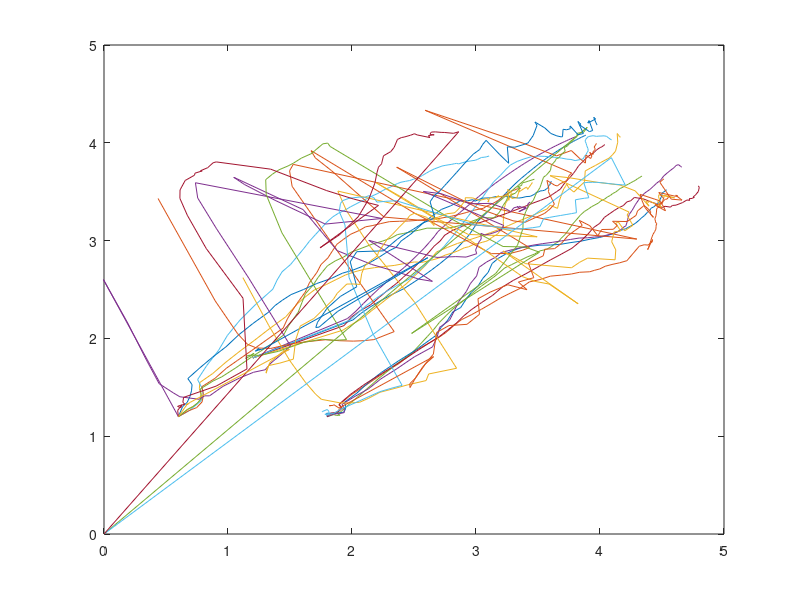
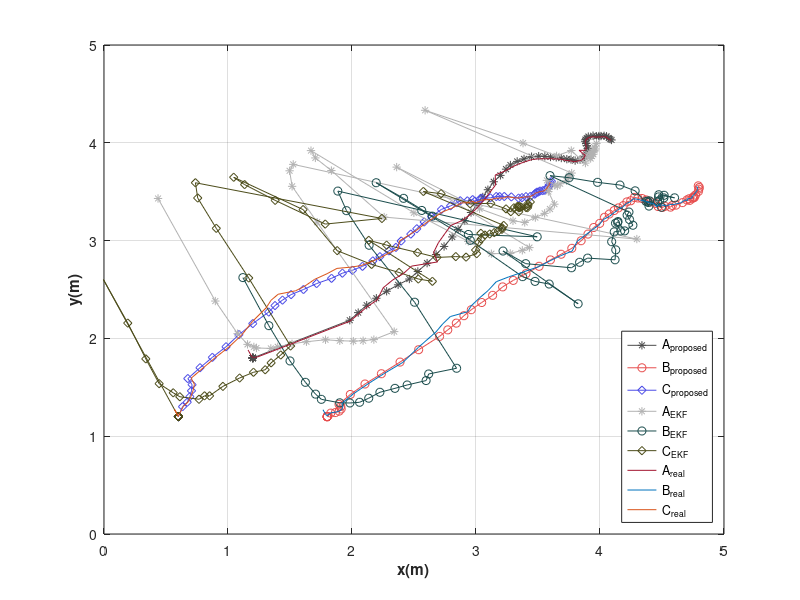

MATLAB code for these plots, in order: (Note: this script raises an error after producing the figures.)
close all
clear all
data_num =85;

load('newdata.mat');

%% parsing
data = [];

data.PEFFME(1).subdata = data_kinematic_PEFFME_with_missing1_0924;
data.PEFFME(2).subdata = data_kinematic_PEFFME_with_missing2_0924;
data.PEFFME(3).subdata = data_kinematic_PEFFME_with_missing3_success_0924;
data.PEFFME(4).subdata = data_kinematic_PEFFME_with_missing4_success_0924;
data.PEFFME(5).subdata = data_kinematic_PEFFME_without_missing_0924;

data.EKF(1).subdata = data_kinematic_EKF_with_missing1_success_0924;
data.EKF(2).subdata = data_kinematic_EKF_with_missing2_success_0924;
data.EKF(3).subdata = data_kinematic_EKF_without_missing1_success_0924;

%% 

main_x_real = [];
main_y_real = [];
sub1_x_real = [];
sub1_y_real = [];
sub2_x_real = [];
sub2_y_real = [];

main_x_data = [];
main_y_data = [];
sub1_x_data = [];
sub1_y_data = [];
sub2_x_data = [];
sub2_y_data = [];
sub1_theta_hat = [];
sub2_theta_hat = [];
figure(1);
for i = 1:5
    numberofdata = 0;
    if i == 1
        numberofdata = 85;
    elseif i == 2
        numberofdata = 80;
    elseif i == 3
        numberofdata = 75;
    elseif i == 4
        numberofdata = 80;
    elseif i == 5
        numberofdata = 80;
    else
        numberofdata = data_num;
    end
    main_x_data(i).data = data.PEFFME(i).subdata.x_main_hat_PEFFM_data(1,13:numberofdata-1);
    main_y_data(i).data = data.PEFFME(i).subdata.x_main_hat_PEFFM_data(2,13:numberofdata-1);
    sub1_x_data(i).data = data.PEFFME(i).subdata.x_sub1_hat_PEFFM_data(1,13:numberofdata-1);
    sub1_y_data(i).data = data.PEFFME(i).subdata.x_sub1_hat_PEFFM_data(2,13:numberofdata-1);
    sub1_theta_hat(i).data = data.PEFFME(i).subdata.x_sub1_hat_PEFFM_data(3,13:numberofdata-1);
    sub2_x_data(i).data = data.PEFFME(i).subdata.x_sub2_hat_PEFFM_data(1,1:numberofdata-1);
    sub2_y_data(i).data = data.PEFFME(i).subdata.x_sub2_hat_PEFFM_data(2,1:numberofdata-1);
    sub2_theta_hat(i).data = data.PEFFME(i).subdata.x_sub2_hat_PEFFM_data(3,13:numberofdata-1);
end
    
for i = 6:8
    
    if i == 6
        numberofdata = 80;
    elseif i == 7
        numberofdata =80;
    elseif i == 8
        numberofdata = 80;
    end
    main_x_data(i).data = data.EKF(i-5).subdata.x_main_hat_EKF_data(1,13:numberofdata-1);
    main_y_data(i).data = data.EKF(i-5).subdata.x_main_hat_EKF_data(2,13:numberofdata-1);
    sub1_x_data(i).data = data.EKF(i-5).subdata.x_sub1_hat_EKF_data(1,13:numberofdata-1);
    sub1_y_data(i).data = data.EKF(i-5).subdata.x_sub1_hat_EKF_data(2,13:numberofdata-1);
    sub1_theta_hat(i).data = data.EKF(i-5).subdata.x_sub1_hat_EKF_data(3,13:numberofdata-1);
    sub2_x_data(i).data = data.EKF(i-5).subdata.x_sub2_hat_EKF_data(1,1:numberofdata-1);
    sub2_y_data(i).data = data.EKF(i-5).subdata.x_sub2_hat_EKF_data(2,1:numberofdata-1);
    sub2_theta_hat(i).data = data.EKF(i-5).subdata.x_sub2_hat_EKF_data(3,13:numberofdata-1);
end

figure(1)
for i = 1:8
    
    plot(main_x_data(i).data, main_y_data(i).data);
    hold on;
    plot(sub1_x_data(i).data, sub1_y_data(i).data);
    hold on;
    plot(sub2_x_data(i).data, sub2_y_data(i).data);
    
    xlim([0,5]);
    ylim([0,5]);
end
ratio = 0.95;


main_x_real = main_x_data(5).data*ratio + main_x_data(6).data * (1-ratio);
sub1_x_real = sub1_x_data(5).data*ratio + sub1_x_data(6).data * (1-ratio);
sub2_x_real = sub2_x_data(5).data*ratio + sub2_x_data(6).data * (1-ratio);
main_y_real = main_y_data(5).data*ratio + main_y_data(6).data * (1-ratio);
sub1_y_real = sub1_y_data(5).data*ratio + sub1_y_data(6).data * (1-ratio);
sub2_y_real = sub2_y_data(5).data*ratio + sub2_y_data(6).data * (1-ratio);

figure(2)
plot(main_x_data(5).data, main_y_data(5).data,'*-','color',[0.3,0.3,0.3],'DisplayName','main real');
hold on;
grid on;
plot(sub1_x_data(5).data, sub1_y_data(5).data,'o-','color',[0.9,0.3,0.3],'DisplayName','sub1 hat');
hold on;
plot(sub2_x_data(5).data, sub2_y_data(5).data,'d-','color',[0.3,0.3,0.9],'DisplayName','sub2 hat');

xlim([0.5,5]);
ylim([0.5,5]);

plot(main_x_data(6).data, main_y_data(6).data,'*-','color',[0.7,0.7,0.7],'DisplayName','main real');
hold on;
grid on;
plot(sub1_x_data(6).data, sub1_y_data(6).data,'o-','color',[0.1,0.3,0.3],'DisplayName','sub1 hat');
hold on;
plot(sub2_x_data(6).data, sub2_y_data(6).data,'d-','color',[0.3,0.3,0.1],'DisplayName','sub2 hat');
hold on;

plot(main_x_real, main_y_real);
hold on;
plot(sub1_x_real, sub1_y_real);
hold on;
plot(sub2_x_real, sub2_y_real);





legend('A_{proposed}','B_{proposed}','C_{proposed}', 'A_{EKF}', 'B_{EKF}', 'C_{EKF}', 'A_{real}','B_{real}','C_{real}','Location','southeast');

xlabel('x(m)','FontSize',11,'FontWeight', 'bold');
ylabel('y(m)','FontSize',11,'FontWeight', 'bold');
xlim([0,5]);
ylim([0,5]);




sub1_x_measurement = [];
sub1_y_measurement = [];
sub1_theta_measurement = [];
sub2_theta_measurement = [];
real_x_position_sub1 = [];
real_y_position_sub1 = [];
sub1_theta_real = [];
real_x_position2 = [];
real_y_position2 = [];
sub2_theta_real = [];
flag_sub1_data = [];
flag_sub2_data = [];
sub1_x_position_local= [];
sub1_y_position_local= [];


sub1_x_measurement = data.plot_measurement_sub1_data(1,13:data_num-1);
sub1_y_measurement = data.plot_measurement_sub1_data(2,13:data_num-1);
sub1_theta_measurement = data.measurement_sub1_data(3,13:data_num-1);
sub2_theta_measurement = data.measurement_sub2_data(3,13:data_num-1);
real_x_position_sub1 = data.real_sub1_data(1,13:data_num-1);
real_y_position_sub1 = data.real_sub1_data(2,13:data_num-1);
sub1_theta_real = data.real_sub1_data(3,13:data_num-1);
real_x_position2 = data.real_sub2_data(1,13:data_num-1);
real_y_position2 = data.real_sub2_data(2,13:data_num-1);
sub2_theta_real = data.real_sub2_data(3,13:data_num-1);
flag_sub1_data = data.flag_sub1_data(1,13:data_num-1);
flag_sub2_data = data.flag_sub2_data(1,13:data_num-1);
sub1_x_position_local=data.local_measurement_sub1(1,13:data_num-15);
sub1_y_position_local=data.local_measurement_sub1(2,13:data_num-15);
% calibration_theta_sub1 =data.calibration_theta_sub1_data(1,13:data_num-1);
% calibration_theta_sub2 =data.calibration_theta_sub2_data(1,13:data_num-1);
control_input_angular_sub1 = data.control_input_sub1(2,13:data_num-1);
control_input_angular_sub2 = data.control_input_sub2(2,13:data_num-1);
tile_size = 0.6;
tile_num = 9;
plot_limit1 = tile_size*tile_num;

figure(4)
plot(main_x_data,main_y_data,'*-','color',[0.3,0.3,0.3],'DisplayName','main real');hold on; grid on;
% plot(real_x_position_sub1,real_y_position_sub1,'o-','color',[0.0,0.0,0.0],'DisplayName','sub1 real');
% plot(real_x_position2,real_y_position2,'d-','color',[0.0,0.0,0.0],'DisplayName','sub2 real');
plot(sub1_x_data,sub1_y_data,'o-','color',[0.9,0.3,0.3],'DisplayName','sub1 hat');
plot(sub2_x_data,sub2_y_data,'d-','color',[0.3,0.3,0.9],'DisplayName','sub2 hat');
% plot(sub1_x_measurement,sub1_y_measurement,'*-','color',[0.3,0.9,0.3],'DisplayName','sub1 measurement');
xlim([0 plot_limit1])
ylim([0 plot_limit1])
legend('Location','northwest');
title('trajectory')
% % 
% figure(5)
% subplot(2,1,1)
% plot(flag_sub1_data,'*-','color',[0.9,0.3,0.3]);
% % subplot(2,1,2)
% % plot(flag_sub2_data,'*-','color',[0.3,0.3,0.9]);
% 
% figure(6)
% subplot(2,1,1)
% % plot(sub1_theta_real,'d-','color',[0.0,0.0,0.0],'DisplayName','sub1 real theta');hold on; grid on;
% % plot(sub1_theta_measurement ,'*-','color',[0.3,0.3,0.9],'DisplayName','sub1 measurement theta');
% plot(calibration_theta_sub1,'*-','color',[0.3,0.3,0.9],'DisplayName','sub1 calibration theta');
% plot(sub1_theta_hat,'*-','color',[0.9,0.3,0.3],'DisplayName','sub1 estimated theta');
% legend('Location','northwest');
% title('theta 1')
% subplot(2,1,2)
% % plot(sub2_theta_real,'d-','color',[0.0,0.0,0.0],'DisplayName','sub2 real theta');hold on; grid on;
% % % plot(sub1_theta_measurement ,'*-','color',[0.3,0.3,0.9],'DisplayName','sub1 measurement theta');
% plot(calibration_theta_sub2,'*-','color',[0.3,0.3,0.9],'DisplayName','sub2 calibration theta');
% plot(sub2_theta_hat,'*-','color',[0.9,0.3,0.3],'DisplayName','sub2 estimated theta');
% legend('Location','northwest');
% title('theta 2')
% 
% figure(7)
% subplot(2,1,1)
% plot(control_input_angular_sub1,'*-','color',[0.9,0.3,0.3],'DisplayName','sub1 angular input');hold on; grid on;
% legend('Location','northwest');
% title('sub1 angular input')
% subplot(2,1,2)
% plot(control_input_angular_sub2,'*-','color',[0.3,0.3,0.9],'DisplayName','sub2 angular input');hold on; grid on;
% legend('Location','northwest');
% title('sub2 angular input')






